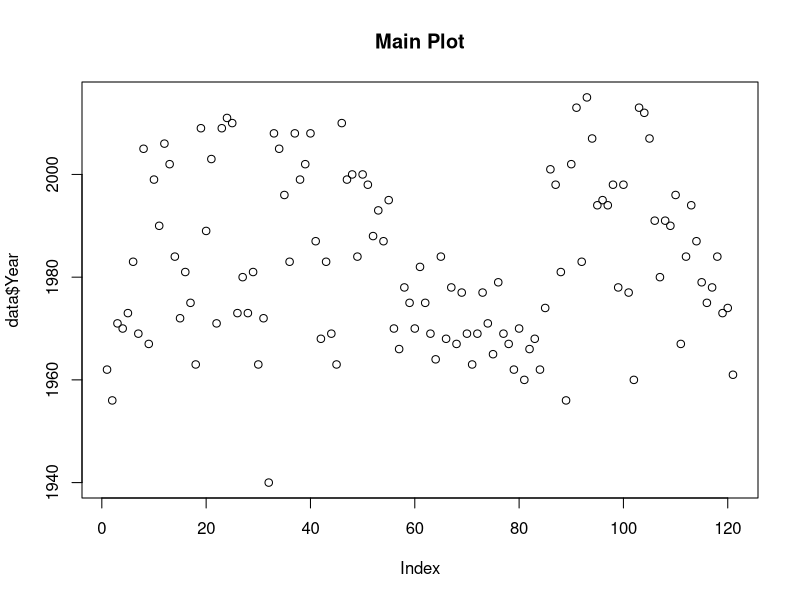
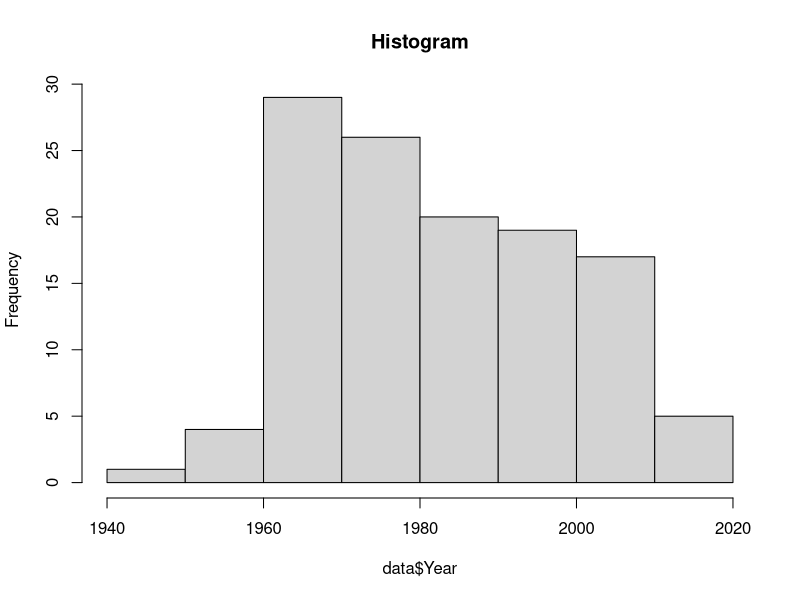
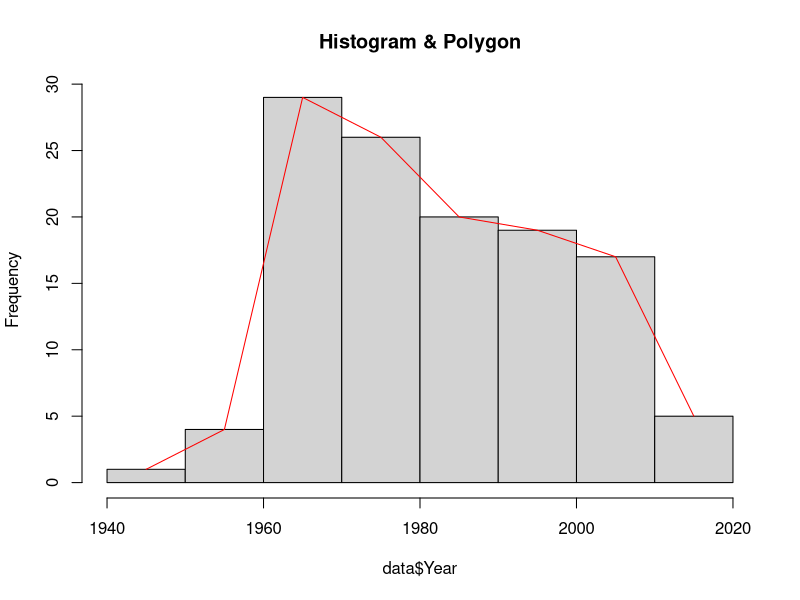
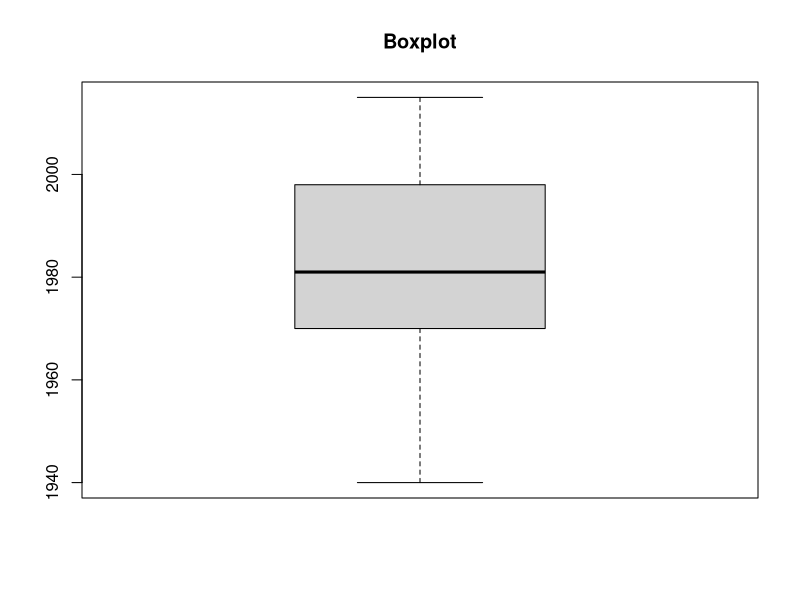

The R script that drew these images, in order:
## ---- chunk 1
setwd("C:/Users/USER/Desktop/DataProcessingLabs/PT")
data <- read.csv("best_selling_artists.csv")
head(data)
## ---- chunk 2
tail(data)
## ---- chunk 3
subset(data, Country == "Barbados")
## ---- chunk 4
mean(data$Year)
## ---- chunk 5
sd(data$Year)
## ---- chunk 6
var(data$Year)
## ---- chunk 7
plot(data$Year, main = "Main Plot")
hist(data$Year, main = "Histogram")
h1 <- hist(data$Year, main = "Histogram & Polygon")
lines(h1$counts ~ h1$mids, col = "red")
boxplot(data$Year, main = "Boxplot")
